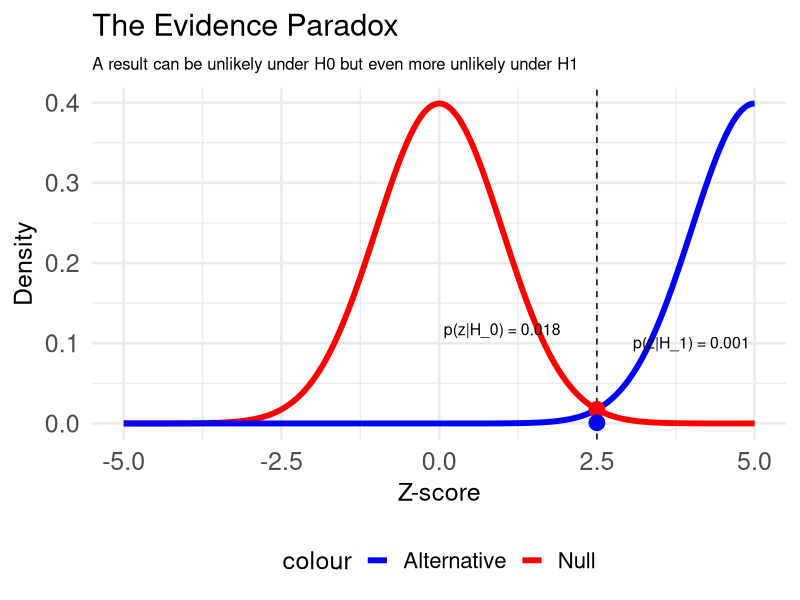
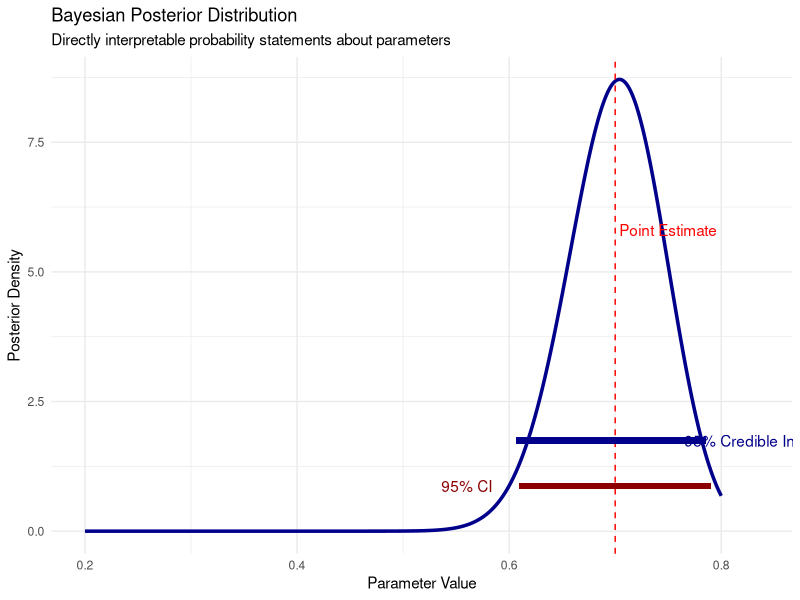
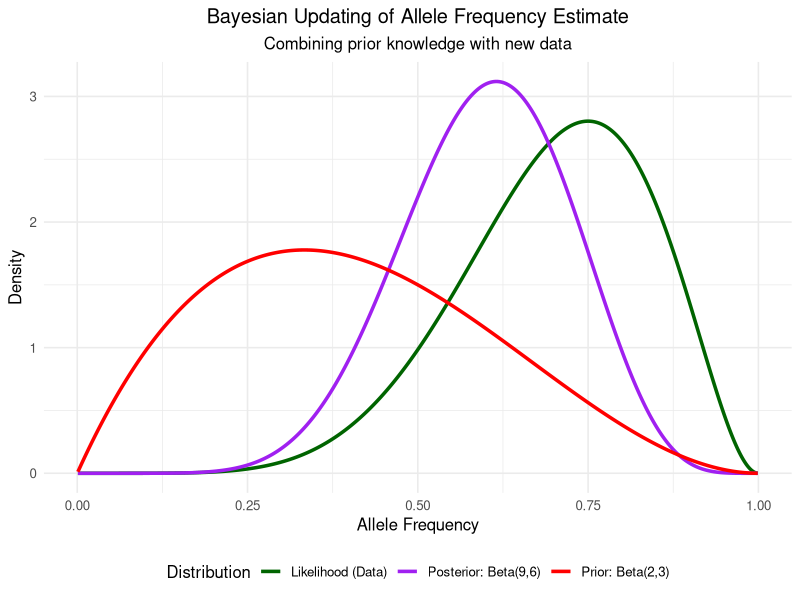
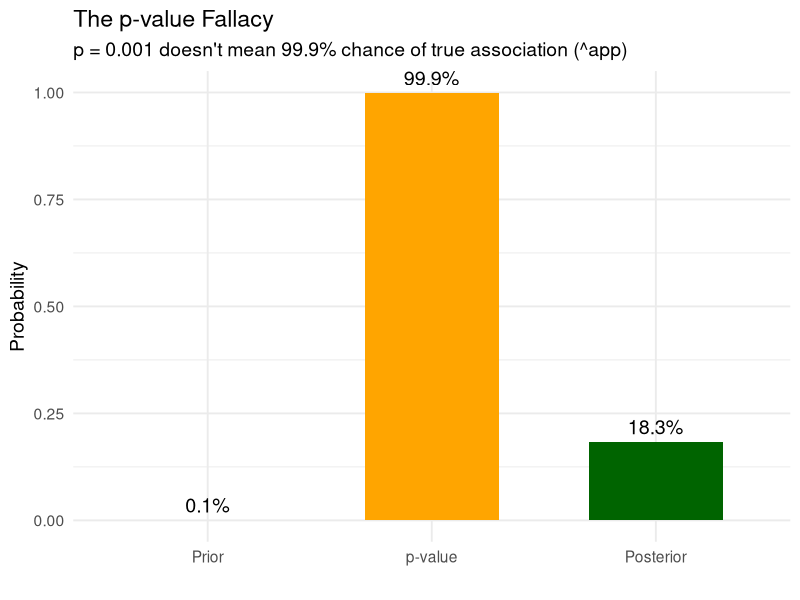
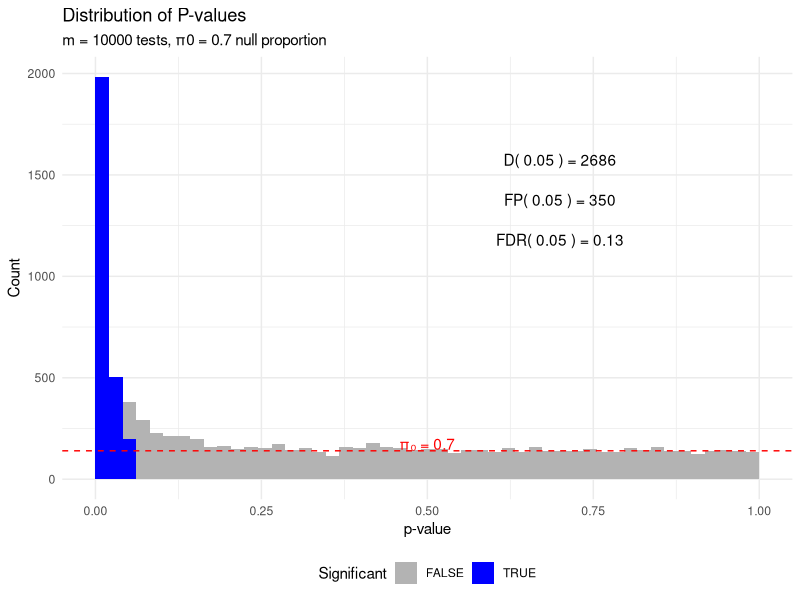
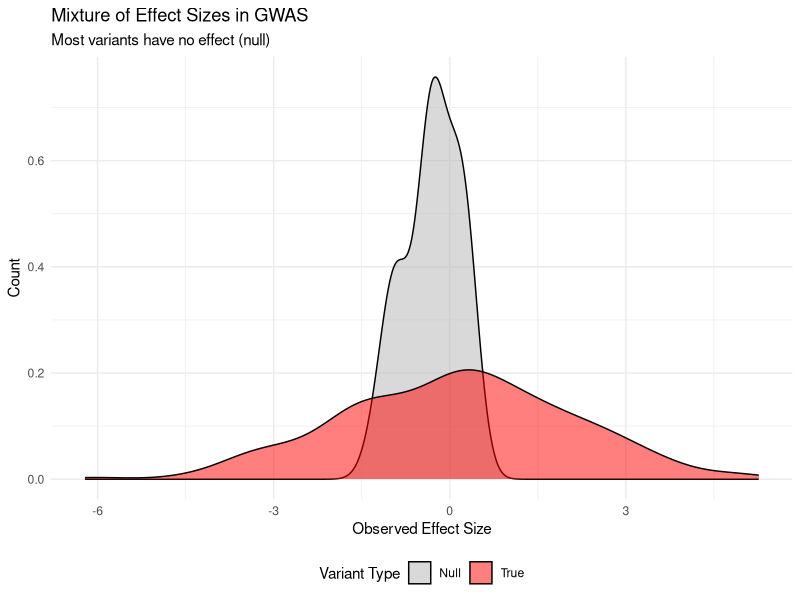
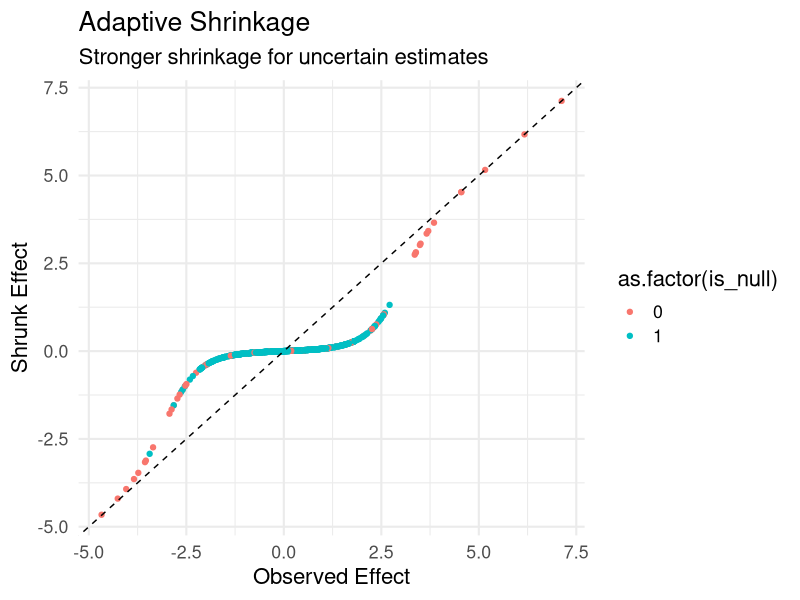
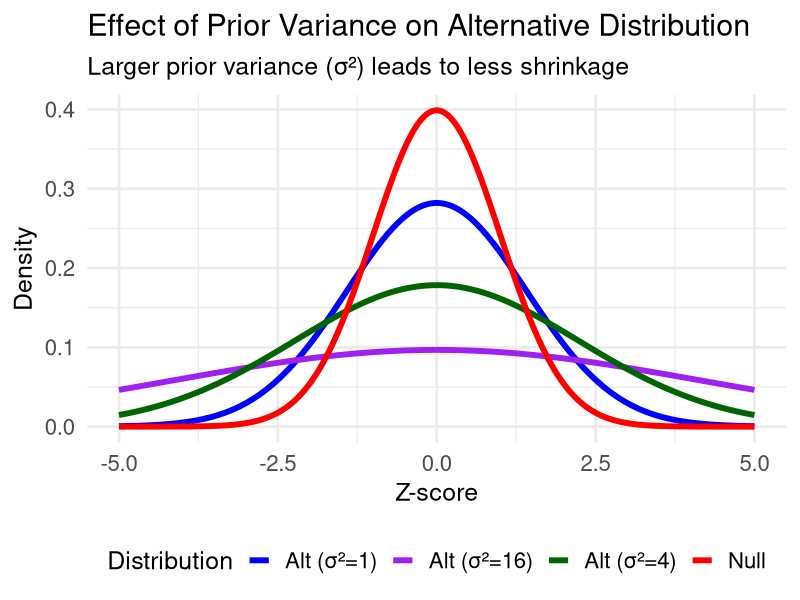

These charts were generated, in order, by the following R code:
## ---- chunk 1
# Load necessary packages
library(tidyverse)
library(ggplot2)
library(reshape2)
library(viridis)
library(gtools)     # For Dirichlet distribution
library(gridExtra)  # For arranging plots

# Set a clean theme for all plots
theme_set(theme_minimal(base_size = 12) + 
          theme(plot.title = element_text(hjust = 0.5),
                plot.subtitle = element_text(hjust = 0.5)))

# Set seed for reproducibility
set.seed(42)
## ---- chunk 2
# Create example of evidence paradox
z <- seq(-5, 5, length.out = 1000)
null_density <- dnorm(z, 0, 1)
alt_density <- dnorm(z, 5, 1)  # Alternative with larger variance

# Create example point
z_obs <- 2.5  # A "significant" observation
null_prob <- dnorm(z_obs, 0, 1)
alt_prob <- dnorm(z_obs, 6, 1)

# Create data frame for plotting
paradox_data <- data.frame(
    z = z,
    Null = null_density,
    Alternative = alt_density
)

# Plot
ggplot() +
    geom_line(data = paradox_data, aes(x = z, y = Null, color = "Null"), size = 2) +
    geom_line(data = paradox_data, aes(x = z, y = Alternative, color = "Alternative"), size = 2) +
    geom_vline(xintercept = z_obs, linetype = "dashed") +
    geom_point(aes(x = z_obs, y = null_prob), color = "red", size = 5) +
    geom_point(aes(x = z_obs, y = alt_prob), color = "blue", size = 5) +
    scale_color_manual(values = c("Null" = "red", "Alternative" = "blue")) +
    annotate("text", x = z_obs - 1.5, y = null_prob+0.1, 
             label = sprintf("p(z|H_0) = %.3f", null_prob), size = 4) +
    annotate("text", x = z_obs +1.5, y = alt_prob+0.1, 
             label = sprintf("p(z|H_1) = %.3f", alt_prob), size =4 ) +
    labs(title = "The Evidence Paradox",
         subtitle = "A result can be unlikely under H0 but even more unlikely under H1",
         x = "Z-score",
         y = "Density") +
    theme_minimal(base_size = 20) +
    theme(legend.position = "bottom",
          legend.text = element_text(size = 16),
          legend.title = element_text(size = 18),
          axis.text = element_text(size = 18),
          axis.title = element_text(size = 18),
          plot.title = element_text(size = 22),
          plot.subtitle = element_text(size = 12))
## ---- chunk 3
# Create example data for frequentist vs Bayesian comparison
x <- seq(0.2, 0.8, length = 1000)

# Bayesian posterior (beta distribution)
post_y <- dbeta(x, 70, 30)

# Create data frame for plotting
plot_data <- data.frame(
  x = x,
  y = post_y
)

# Point estimate
point_est <- 0.7
ci_lower <- 0.61
ci_upper <- 0.79
cred_lower <- qbeta(0.025, 70, 30)
cred_upper <- qbeta(0.975, 70, 30)

# Get maximum y value for annotation positioning
max_y_val <- max(plot_data$y)

# Plot
ggplot(plot_data, aes(x = x, y = y)) +
  geom_line(size = 1.2, color = "darkblue") +
  geom_vline(xintercept = point_est, color = "red", linetype = "dashed") +
  geom_segment(aes(x = ci_lower, xend = ci_upper, y = max_y_val/10, yend = max_y_val/10), 
               color = "darkred", size = 2) +
  geom_segment(aes(x = cred_lower, xend = cred_upper, y = max_y_val/5, yend = max_y_val/5), 
               color = "darkblue", size = 2) +
  annotate("text", x = point_est + 0.05, y = max_y_val/1.5, 
           label = "Point Estimate", color = "red") +
  annotate("text", x = ci_lower - 0.05, y = max_y_val/10, 
           label = "95% CI", color = "darkred") +
  annotate("text", x = cred_upper + 0.05, y = max_y_val/5, 
           label = "95% Credible Interval", color = "darkblue") +
  labs(title = "Bayesian Posterior Distribution",
       subtitle = "Directly interpretable probability statements about parameters",
       x = "Parameter Value", 
       y = "Posterior Density") +
  theme_minimal()
## ---- chunk 4
# Create data for three distributions
x <- seq(0.001, 0.999, length = 1000)
prior <- data.frame(x = x, y = dbeta(x, 2, 3), Distribution = "Prior: Beta(2,3)")
likelihood <- data.frame(x = x, y = dbeta(x, 7, 3), Distribution = "Likelihood (Data)")
posterior <- data.frame(x = x, y = dbeta(x, 9, 6), Distribution = "Posterior: Beta(9,6)")

# Combine data
all_distributions <- rbind(prior, likelihood, posterior)

# Plot all three distributions
ggplot(all_distributions, aes(x = x, y = y, color = Distribution)) +
  geom_line(size = 1.2) +
  scale_color_manual(values = c("darkgreen", "purple", "red")) +
  labs(title = "Bayesian Updating of Allele Frequency Estimate",
       subtitle = "Combining prior knowledge with new data",
       x = "Allele Frequency", 
       y = "Density") +
  theme(legend.position = "bottom")
## ---- chunk 5
# Parameters
prior_prob <- 1/1000  # Prior probability of true association
p_value <- 0.001      # Observed p-value

# Convert p-value to z-score
z <- qnorm(p_value/2, lower.tail = FALSE)

# Calculate Bayes factor (approximate)
bf <- exp(z^2/2)

# Calculate posterior probability
posterior <- (prior_prob * bf) / (prior_prob * bf + (1 - prior_prob))

# Create data for visualization
df <- data.frame(
  Stage = factor(c("Prior", "p-value", "Posterior"), 
                levels = c("Prior", "p-value", "Posterior")),
  Probability = c(prior_prob, 1-p_value, posterior),
  Label = c(paste0(round(prior_prob*100, 2), "%"), 
           paste0(round((1-p_value)*100, 1), "%"), 
           paste0(round(posterior*100, 1), "%"))
)

# Create plot
ggplot(df, aes(x = Stage, y = Probability)) +
  geom_bar(stat = "identity", fill = c("lightblue", "orange", "darkgreen"), width = 0.6) +
  geom_text(aes(label = Label), vjust = -0.5, size = 5) +
  ylim(0, 1) +
  labs(title = "The p-value Fallacy",
       subtitle = "p = 0.001 doesn't mean 99.9% chance of true association (^app)",
       x = "", y = "Probability") +
  theme_minimal(base_size = 14)
## ---- chunk 6
# Set parameters
set.seed(123)
m <- 10000  # Total number of tests
pi0 <- 0.7  # True proportion of null hypotheses
alpha <- 0.05  # Significance threshold

# Generate p-values
# From null hypotheses
n_null <- round(m * pi0)
p_null <- runif(n_null)

# From alternative hypotheses
n_alt <- m - n_null
p_alt <- rbeta(n_alt, 0.3, 8)  # This creates p-values that tend to be small

# Combine p-values
p_values <- c(p_null, p_alt)

# Calculate key quantities
D_p <- sum(p_values <= alpha)  # Number of significant tests
FP_p <- pi0 * m * alpha       # Expected number of false positives
FDR_p <- FP_p / D_p           # False discovery rate

# Create data frame for plotting
df <- data.frame(
  p_value = p_values,
  significant = p_values <= alpha
)

# Create plot
ggplot(df, aes(x = p_value, fill = significant)) +
  geom_histogram(bins = 50, boundary = 0) +
  geom_hline(yintercept = pi0 * m/50, linetype = "dashed", color = "red") +  # Line at pi0
  annotate("text", x = 0.5, y = pi0 * m/40, 
           label = paste("π₀ =", pi0), color = "red") +
  annotate("text", x = 0.7, y = max(hist(df$p_value, breaks = 50, plot = FALSE)$counts) * 0.8,
           label = paste("D(", alpha, ") =", D_p)) +
  annotate("text", x = 0.7, y = max(hist(df$p_value, breaks = 50, plot = FALSE)$counts) * 0.7,
           label = paste("FP(", alpha, ") =", round(FP_p))) +
  annotate("text", x = 0.7, y = max(hist(df$p_value, breaks = 50, plot = FALSE)$counts) * 0.6,
           label = paste("FDR(", alpha, ") =", round(FDR_p, 3))) +
  scale_fill_manual(values = c("grey70", "blue")) +
  labs(title = "Distribution of P-values",
       subtitle = paste0("m = ", m, " tests, π0 = ", pi0, " null proportion"),
       x = "p-value",
       y = "Count",
       fill = "Significant") +
  theme_minimal() +
  theme(legend.position = "bottom")

## ---- chunk 7
# Create visualization of effect size mixtures
set.seed(789)

# Parameters
n_variants <- 500
pi0 <- 0.95  # Proportion of null effects

# Generate true effects
is_null <- rbinom(n_variants, 1, pi0)
true_effects <- rep(0, n_variants)
true_effects[is_null == 0] <- rnorm(sum(is_null == 0), 0, 0.5)
true_effects[is_null == 1] <- rnorm(sum(is_null == 1), 0, 2)
# Add noise to create observed effects
observed_effects <- true_effects + rnorm(n_variants, 0, 0.2)

# Create data frame for plotting
effect_df <- data.frame(
  Variant = 1:n_variants,
  TrueEffect = true_effects,
  ObservedEffect = observed_effects,
  IsNull = factor(is_null)
)

# Calculate LFDR for each z-score
calc_lfdr <- function(z, pi1=0.10, sigma=4) {  # Match the parameters used to generate data
  f0 <- dnorm(z, 0, 1)
  f1 <- dnorm(z, 0, sqrt(1 + sigma^2))
  f <- (1-pi1)*f0 + pi1*f1
  (1-pi1)*f0/f
}


# Plot
ggplot(effect_df, aes(x = ObservedEffect, fill = IsNull)) +
  geom_density(alpha=0.5) +
  scale_fill_manual(values = c("gray70", "red"), 
                   labels = c("Null", "True"),
                   name = "Variant Type") +
  labs(title = "Mixture of Effect Sizes in GWAS",
       subtitle = "Most variants have no effect (null)",
       x = "Observed Effect Size", 
       y = "Count") +
  theme_minimal() +
  theme(legend.position = "bottom")
## ---- chunk 8

# Visualization of adaptive shrinkage
set.seed(456)
n_tests <- 1000
pi1 <- 0.10
sigma <- 2

# Generate data
true_effects <- rnorm(n_tests, 0, sigma)
is_null <- rbinom(n_tests, 1, 1-pi1)
true_effects[is_null == 1] <- 0

# Add noise
observed_effects <- true_effects + rnorm(n_tests, 0, 1)

# Calculate posterior means (simplified)
posterior_means <- observed_effects * (1 - calc_lfdr(observed_effects, pi1, sigma))

# Create data frame
shrinkage_data <- data.frame(
  Observed = observed_effects,
  True = true_effects,
  Shrunk = posterior_means,
  is_null=is_null
)

# Plot
ggplot(shrinkage_data, aes(x = Observed, y = Shrunk,col=as.factor(is_null))) +
  geom_point() +
  geom_abline(slope = 1, intercept = 0, linetype = "dashed") +
  labs(title = "Adaptive Shrinkage",
       subtitle = "Stronger shrinkage for uncertain estimates",
       x = "Observed Effect", 
       y = "Shrunk Effect") +
  theme_minimal(base_size = 16)  # Increased base size
## ---- chunk 9
# Create visualization of the distributions
set.seed(123)
z <- seq(-5, 5, length.out = 1000)
pi1 <- 0.05

# Compare different prior variances
sigma1 <- 1
sigma2 <- 2
sigma3 <- 4

# Calculate densities for different prior variances
f0 <- dnorm(z, 0, 1)  # Null distribution
f1_small <- dnorm(z, 0, sqrt(1 + sigma1^2))  # Alternative with small variance
f1_med <- dnorm(z, 0, sqrt(1 + sigma2^2))    # Alternative with medium variance
f1_large <- dnorm(z, 0, sqrt(1 + sigma3^2))  # Alternative with large variance

# Create data frame
dist_data <- data.frame(
  z = rep(z, 4),
  density = c(f0, f1_small, f1_med, f1_large),
  Distribution = factor(rep(c("Null", "Alt (σ²=1)", "Alt (σ²=4)", "Alt (σ²=16)"), 
                          each = length(z)))
)

# Plot with larger size
ggplot(dist_data, aes(x = z, y = density, color = Distribution)) +
  geom_line(size = 2) +
  scale_color_manual(values = c("Null" = "red", 
                               "Alt (σ²=1)" = "blue", 
                               "Alt (σ²=4)" = "darkgreen",
                               "Alt (σ²=16)" = "purple")) +
  labs(title = "Effect of Prior Variance on Alternative Distribution",
       subtitle = "Larger prior variance (σ²) leads to less shrinkage",
       x = "Z-score", 
       y = "Density") +
  theme_minimal(base_size = 20) +  # Increased base font size
  theme(legend.position = "bottom",
        legend.text = element_text(size = 16),
        legend.title = element_text(size = 18),
        axis.text = element_text(size = 16),
        axis.title = element_text(size = 18),
        plot.title = element_text(size = 22),
        plot.subtitle = element_text(size = 18))

## ---- chunk 10
# Demonstrate shrinkage with different prior variances
set.seed(456)
n_tests <- 1000
true_effects <- c(rep(0, n_tests * 0.95), rnorm(n_tests * 0.05, 0, 2))
observed_effects <- true_effects + rnorm(n_tests, 0, 1)

# Calculate posterior means with different prior variances
calc_shrinkage <- function(z, pi1, sigma) {
  f0 <- dnorm(z, 0, 1)
  f1 <- dnorm(z, 0, sqrt(1 + sigma^2))
  f <- (1-pi1)*f0 + pi1*f1
  lfdr <- (1-pi1)*f0/f
  z * (1 - lfdr)  # Simplified shrinkage estimate
}

shrunk_small <- calc_shrinkage(observed_effects, 0.05, 1)
shrunk_med <- calc_shrinkage(observed_effects, 0.05, 2)
shrunk_large <- calc_shrinkage(observed_effects, 0.05, 4)

# Create data frame for plotting
shrinkage_data <- data.frame(
  Observed = rep(observed_effects, 3),
  Shrunk = c(shrunk_small, shrunk_med, shrunk_large),
  PriorVar = factor(rep(c("σ²=1", "σ²=4", "σ²=16"), each = n_tests))
)

# Plot with larger size
ggplot(shrinkage_data, aes(x = Observed, y = Shrunk, color = PriorVar)) +
  geom_point(alpha = 0.5, size = 3) +
  geom_abline(slope = 1, intercept = 0, linetype = "dashed") +
  scale_color_manual(values = c("σ²=1" = "blue", 
                               "σ²=4" = "darkgreen",
                               "σ²=16" = "purple")) +
  labs(title = "Effect of Prior Variance on Shrinkage",
       subtitle = "Larger prior variance leads to less shrinkage toward zero",
       x = "Observed Effect", 
       y = "Shrunk Effect",
       color = "Prior Variance") +
  theme_minimal(base_size = 20) +
  theme(legend.position = "bottom",
        legend.text = element_text(size = 16),
        legend.title = element_text(size = 18),
        axis.text = element_text(size = 16),
        axis.title = element_text(size = 18),
        plot.title = element_text(size = 22),
        plot.subtitle = element_text(size = 18))
## ---- chunk 11
library(MASS)
sig1 =2;sig2=3
cov1=matrix(c(sig1^2,sig1*sig2,sig2*sig1,sig2^2),byrow = TRUE,nrow=2)
m=mvrnorm(10000,mu = rep(0,2),Sigma = cov1)
plot(m[,1],m[,2],xlab="Effect 1",ylab="Effect 2")
abline(c(0,1))
## ---- chunk 12
library(MASS)  # for mvrnorm
library(patchwork)  # for plot combining

# Simulate data for two groups with different patterns
set.seed(789)
n_effects <- 1000

# Generate true patterns
null_effects <- matrix(0, nrow = n_effects * 0.8, ncol = 2)
shared_effects <- matrix(rnorm(n_effects * 0.1 * 2, 0, 2), ncol = 2)  # Same in both groups
group1_specific <- cbind(rnorm(n_effects * 0.05, 0, 2), rep(0, n_effects * 0.05))
group2_specific <- cbind(rep(0, n_effects * 0.05), rnorm(n_effects * 0.05, 0, 2))

# Combine patterns
true_effects <- rbind(null_effects, shared_effects, group1_specific, group2_specific)
pattern_labels <- c(rep("Null", n_effects * 0.8),
                   rep("Shared", n_effects * 0.1),
                   rep("Group1-specific", n_effects * 0.05),
                   rep("Group2-specific", n_effects * 0.05))

# Add noise
observed_effects <- true_effects + matrix(rnorm(n_effects * 2, 0, 1), ncol = 2)

# Function for bivariate normal density
dbvnorm <- function(x, y, mu1, mu2, sigma1, sigma2, rho) {
    z1 <- (x - mu1)/sigma1
    z2 <- (y - mu2)/sigma2
    exp(-(z1^2 + z2^2 - 2*rho*z1*z2)/(2*(1-rho^2))) / 
        (2*pi*sigma1*sigma2*sqrt(1-rho^2))
}

# Calculate simple shrinkage (univariate - shrinking each group separately)
univ_shrink <- function(x, pi1 = 0.2, sigma = 2) {
    f0 <- dnorm(x, 0, 1)
    f1 <- dnorm(x, 0, sqrt(1 + sigma^2))
    f <- (1-pi1)*f0 + pi1*f1
    lfdr <- (1-pi1)*f0/f
    x * (1 - lfdr)
}

# Univariate shrinkage
shrunk_univ <- cbind(univ_shrink(observed_effects[,1]),
                     univ_shrink(observed_effects[,2]))

# Simulate mash-style shrinkage (simplified)
mash_shrink <- function(x, y, rho = 0.5, pi1 = 0.2, sigma = 2) {
    # Simplified bivariate normal calculations
    null_prob <- (1-pi1) * dnorm(x, 0, 1) * dnorm(y, 0, 1)
    alt_prob <- pi1 * dbvnorm(x, y, 0, 0, sigma, sigma, rho)
    post_weight <- alt_prob / (null_prob + alt_prob)
    return(c(x * post_weight, y * post_weight))
}

# Apply mash-style shrinkage
shrunk_mash <- t(apply(observed_effects, 1, function(x) 
    mash_shrink(x[1], x[2])))

# Create plotting data
plot_data <- data.frame(
    Group1_obs = observed_effects[,1],
    Group2_obs = observed_effects[,2],
    Group1_univ = shrunk_univ[,1],
    Group2_univ = shrunk_univ[,2],
    Group1_mash = shrunk_mash[,1],
    Group2_mash = shrunk_mash[,2],
    Pattern = factor(pattern_labels)
)

# Create plots
p1 <- ggplot(plot_data, aes(x = Group1_obs, y = Group2_obs, color = Pattern)) +
    geom_point(alpha = 0.6, size = 3) +
    scale_color_brewer(palette = "Set1") +
    labs(title = "Observed Effects",
         x = "Group 1", 
         y = "Group 2") +
    theme_minimal(base_size = 20) +
    theme(legend.position = "bottom")

p2 <- ggplot(plot_data, aes(x = Group1_univ, y = Group2_univ, color = Pattern)) +
    geom_point(alpha = 0.6, size = 3) +
    scale_color_brewer(palette = "Set1") +
    labs(title = "Univariate Shrinkage",
         x = "Group 1", 
         y = "Group 2") +
    theme_minimal(base_size = 20) +
    theme(legend.position = "bottom")

p3 <- ggplot(plot_data, aes(x = Group1_mash, y = Group2_mash, color = Pattern)) +
    geom_point(alpha = 0.6, size = 3) +
    scale_color_brewer(palette = "Set1") +
    labs(title = "Multivariate Shrinkage (mash)",
         x = "Group 1", 
         y = "Group 2") +
    theme_minimal(base_size = 20) +
    theme(legend.position = "bottom")

# Combine plots
(p1 | p2 | p3) + 
    plot_annotation(title = "Effect of Different Shrinkage Methods",
                   subtitle = "mash better preserves true patterns of sharing",
                   theme = theme(plot.title = element_text(size = 24),
                               plot.subtitle = element_text(size = 20)))
## ---- chunk 13
#| fig-height: 5
# Create a visualization of Beta-Binomial for allele frequencies
set.seed(123)

# Parameters
true_af <- 0.3
n_samples <- 20
n_reads_per_sample <- 30

# Generate data
genotypes <- rbinom(n_samples, 2, true_af)
read_counts <- rbinom(n_samples, n_reads_per_sample, genotypes/2)
total_alt <- sum(read_counts)
total_reads <- n_samples * n_reads_per_sample

# Create data for plotting
x <- seq(0, 1, length.out = 200)

# Different priors
priors <- list(
  "Flat" = c(1, 1),
  "Informative" = c(10, 20),
  "Incorrect" = c(20, 5)
)

# Create data frame for plotting
plot_data <- data.frame()

for (prior_name in names(priors)) {
  prior_params <- priors[[prior_name]]
  alpha_prior <- prior_params[1]
  beta_prior <- prior_params[2]
  
  # Prior
  prior_y <- dbeta(x, alpha_prior, beta_prior)
  
  # Posterior
  alpha_post <- alpha_prior + total_alt
  beta_post <- beta_prior + total_reads - total_alt
  posterior_y <- dbeta(x, alpha_post, beta_post)
  
  # Add to data frame
  plot_data <- rbind(plot_data, 
                    data.frame(
                      x = x,
                      y = prior_y,
                      Distribution = "Prior",
                      Prior = prior_name
                    ),
                    data.frame(
                      x = x,
                      y = posterior_y,
                      Distribution = "Posterior",
                      Prior = prior_name
                    ))
}

# Add true value line
plot_data$Distribution <- factor(plot_data$Distribution, 
                               levels = c("Prior", "Posterior"))

# Create plot
  ggplot(plot_data, aes(x = x, y = y, linetype = Distribution, color = as.factor(Prior))) +
  geom_line(size = 1.2) +
  geom_vline(xintercept = true_af, linetype = "dashed", color = "black") +
  #scale_color_manual(values = c("Prior" = "blue", "Posterior" = "red")) +
  labs(title = "Beta-Binomial for Allele Frequency Estimation",
       subtitle = paste0("True AF = ", true_af, ", Observed = ", round(total_alt/total_reads, 3)),
       x = "Allele Frequency", 
       y = "Density") +
  theme(legend.position = "bottom")
## ---- chunk 14
#| fig-height: 5
# Create a function to generate conjugate updating visualization
plot_conjugate_updating <- function() {
  # Initial prior
  alpha0 <- 2
  beta0 <- 8
  
  # Data observations (success/failure)
  data <- c(1, 1, 0, 1, 1, 0, 1, 1, 1, 0)
  
  # Create sequence for plotting
  x <- seq(0, 1, length.out = 200)
  
  # Initialize data frame for plotting
  plot_data <- data.frame()
  
  # Initial prior
  prior_y <- dbeta(x, alpha0, beta0)
  plot_data <- rbind(plot_data, data.frame(
    x = x, y = prior_y, 
    step = 0, 
    label = paste0("Prior: Beta(", alpha0, ",", beta0, ")")
  ))
  
  # Update step by step
  alpha <- alpha0
  beta <- beta0
  
  for (i in 1:length(data)) {
    # Update parameters
    if (data[i] == 1) {
      alpha <- alpha + 1
    } else {
      beta <- beta + 1
    }
    
    # Only plot a subset of steps for clarity
    if (i %in% c(1, 3, 5, 10)) {
      posterior_y <- dbeta(x, alpha, beta)
      plot_data <- rbind(plot_data, data.frame(
        x = x, y = posterior_y, 
        step = i, 
        label = paste0("After ", i, " observations: Beta(", alpha, ",", beta, ")")
      ))
    }
  }
  
  # Convert step to factor for proper ordering
  plot_data$step <- factor(plot_data$step, levels = c(0, 1, 3, 5, 10))
  
  # Create plot
  ggplot(plot_data, aes(x = x, y = y, color = step, group = step)) +
    geom_line(size = 1.2) +
    scale_color_brewer(palette = "Set1", 
                      name = "Update Step",
                      labels = c("Prior", "After 1 obs", "After 3 obs", 
                                "After 5 obs", "After 10 obs")) +
    labs(title = "Sequential Updating with Conjugate Prior",
         subtitle = "Beta-Binomial conjugacy for allele frequency estimation",
         x = "Allele Frequency", 
         y = "Density") +
    theme(legend.position = "bottom")
}

# Generate the plot
plot_conjugate_updating()
## ---- chunk 15
#| fig-height: 5
# Create a visualization of Dirichlet-Multinomial
set.seed(234)

# Function to generate random points from a Dirichlet distribution
rdirichlet_2d <- function(n, alpha) {
  x <- rgamma(n, alpha[1], 1)
  y <- rgamma(n, alpha[2], 1)
  z <- rgamma(n, alpha[3], 1)
  s <- x + y + z
  return(data.frame(x = x/s, y = y/s, z = z/s))
}

# Parameters
prior_alpha <- c(2, 2, 2)  # Symmetric prior
true_props <- c(0.6, 0.3, 0.1)  # True proportions
n_samples <- 50

# Generate data
counts <- rmultinom(1, n_samples, true_props)

# Calculate posterior
posterior_alpha <- prior_alpha + counts

# Generate points for visualization
n_points <- 1000
prior_points <- rdirichlet_2d(n_points, prior_alpha)
posterior_points <- rdirichlet_2d(n_points, posterior_alpha)

# Combine data
prior_points$Distribution <- "Prior"
posterior_points$Distribution <- "Posterior"
all_points <- rbind(prior_points, posterior_points)

# Create ternary plot data
# We'll use a 2D projection since ggtern might not be available
project_ternary <- function(df) {
  # Convert to 2D coordinates
  df$X <- 0.5 * (2 * df$y + df$z) / (df$x + df$y + df$z)
  df$Y <- (sqrt(3)/2) * df$z / (df$x + df$y + df$z)
  return(df)
}

plot_data <- project_ternary(all_points)

# Add true value
true_point <- data.frame(x = true_props[1], y = true_props[2], z = true_props[3],
                        Distribution = "True Value")
true_point <- project_ternary(true_point)

# Create plot
ggplot(plot_data, aes(x = X, y = Y, color = Distribution)) +
  geom_point(alpha = 0.3, size = 1) +
  geom_point(data = true_point, color = "black", size = 5, shape = 8) +
  scale_color_manual(values = c("Prior" = "blue", "Posterior" = "red", "True Value" = "black")) +
  labs(title = "Dirichlet-Multinomial for Multiple Alleles",
       subtitle = paste0("Prior: Dirichlet(", paste(prior_alpha, collapse = ","), 
                       "), Counts: ", paste(counts, collapse = ",")),
       x = "", y = "") +
  theme(legend.position = "bottom",
        axis.text = element_blank(),
        axis.ticks = element_blank()) +
  annotate("text", x = 0, y = 0, label = "A") +
  annotate("text", x = 1, y = 0, label = "B") +
  annotate("text", x = 0.5, y = sqrt(3)/2, label = "C")
## ---- chunk 16
#| fig-height: 6
# Create a simple mixture model visualization
set.seed(123)

# Define mixture parameters
means <- c(-2.5, 1.5)
sds <- c(0.7, 1.2)
weights <- c(0.4, 0.6)

# Generate data from mixture
n_samples <- 1000
component <- sample(1:2, n_samples, replace = TRUE, prob = weights)
x <- rnorm(n_samples, mean = means[component], sd = sds[component])

# Create data frame for histogram
hist_data <- data.frame(x = x, component = factor(component))

# Create data for component densities
x_seq <- seq(-6, 6, length.out = 500)
comp1_density <- weights[1] * dnorm(x_seq, mean = means[1], sd = sds[1])
comp2_density <- weights[2] * dnorm(x_seq, mean = means[2], sd = sds[2])
mixture_density <- comp1_density + comp2_density

density_data <- data.frame(
  x = rep(x_seq, 3),
  y = c(comp1_density, comp2_density, mixture_density),
  Component = factor(rep(c("Component 1", "Component 2", "Mixture"), each = length(x_seq)))
)

# Create plot
ggplot() +
  geom_histogram(data = hist_data, aes(x = x, y = after_stat(density), fill = component), 
                bins = 50, alpha = 0.5, position = "identity") +
  geom_line(data = density_data, aes(x = x, y = y, color = Component), size = 1.2) +
  scale_fill_manual(values = c("lightblue", "lightgreen"), name = "True Component") +
  scale_color_manual(values = c("blue", "darkgreen", "red")) +
  labs(title = "Gaussian Mixture Model",
       subtitle = "Two underlying subpopulations create a complex distribution",
       x = "Value", 
       y = "Density") +
  theme(legend.position = "bottom")
## ---- chunk 17
#| fig-height: 6
# Simplified EM visualization
set.seed(789)

# Generate data from a mixture of two Gaussians
n <- 200
true_means <- c(-2, 2)
true_sds <- c(0.8, 0.8)
true_weights <- c(0.4, 0.6)

z <- sample(1:2, n, replace = TRUE, prob = true_weights)
x <- rnorm(n, mean = true_means[z], sd = true_sds[z])

# Create data for visualization
iterations <- c("Initial", "Iteration 1", "Iteration 3", "Final")
means1 <- c(-1, -1.5, -1.8, -2.0)
means2 <- c(1, 1.4, 1.8, 2.0)
sds1 <- c(1.2, 1.0, 0.9, 0.8)
sds2 <- c(1.2, 1.0, 0.9, 0.8)
weights1 <- c(0.5, 0.45, 0.42, 0.4)
weights2 <- c(0.5, 0.55, 0.58, 0.6)

# Create data frame for plotting
plot_data <- data.frame()
x_seq <- seq(-5, 5, length.out = 200)

for (i in 1:length(iterations)) {
  # Component 1
  comp1 <- data.frame(
    x = x_seq,
    y = weights1[i] * dnorm(x_seq, mean = means1[i], sd = sds1[i]),
    Component = "Component 1",
    Iteration = iterations[i]
  )
  
  # Component 2
  comp2 <- data.frame(
    x = x_seq,
    y = weights2[i] * dnorm(x_seq, mean = means2[i], sd = sds2[i]),
    Component = "Component 2",
    Iteration = iterations[i]
  )
  
  # Mixture
  mixture <- data.frame(
    x = x_seq,
    y = comp1$y + comp2$y,
    Component = "Mixture",
    Iteration = iterations[i]
  )
  
  plot_data <- rbind(plot_data, comp1, comp2, mixture)
}

# Create histogram data
hist_data <- data.frame(x = x, Iteration = "Data")

# Create plot
ggplot() +
  # Add histogram for data
  geom_histogram(data = hist_data, aes(x = x, y = after_stat(density)), 
                bins = 30, fill = "gray80", color = "black", alpha = 0.5) +
  # Add component and mixture densities
  geom_line(data = plot_data, 
           aes(x = x, y = y, color = Component, group = interaction(Component, Iteration)),
           size = 1) +
  # Facet by iteration
  facet_wrap(~ Iteration, ncol = 2) +
  # Customize colors
  scale_color_manual(values = c("Component 1" = "blue", "Component 2" = "green", "Mixture" = "red")) +
  # Add labels
  labs(title = "EM Algorithm Convergence",
       subtitle = "Mixture model fit improves with each iteration",
       x = "Value", 
       y = "Density") +
  theme_minimal() +
  theme(legend.position = "bottom")
## ---- chunk 18
#| fig-height: 6
# Create a visualization of population structure
set.seed(456)

# Number of individuals and populations
n_ind <- 60
n_pop <- 3

# Create admixture proportions
# First 20 individuals mostly from pop1, etc.
admixture <- matrix(0, nrow = n_ind, ncol = n_pop)
for (i in 1:n_ind) {
  if (i <= 20) {
    admixture[i,] <- c(0.8, 0.1, 0.1) + rnorm(3, 0, 0.05)
  } else if (i <= 40) {
    admixture[i,] <- c(0.1, 0.8, 0.1) + rnorm(3, 0, 0.05)
  } else {
    admixture[i,] <- c(0.1, 0.1, 0.8) + rnorm(3, 0, 0.05)
  }
  # Ensure proportions are positive and sum to 1
  admixture[i,] <- pmax(admixture[i,], 0)
  admixture[i,] <- admixture[i,] / sum(admixture[i,])
}

# Create data frame for plotting
admix_df <- data.frame(
  Individual = rep(1:n_ind, n_pop),
  Population = factor(rep(paste0("Pop", 1:n_pop), each = n_ind)),
  Proportion = c(admixture)
)

# Create barplot
ggplot(admix_df, aes(x = Individual, y = Proportion, fill = Population)) +
  geom_col(width = 1) +
  scale_fill_brewer(palette = "Set1") +
  labs(title = "Population Structure as a Mixture Model",
       subtitle = "Each individual is a mixture of ancestral populations",
       x = "Individual", 
       y = "Ancestry Proportion") +
  theme(axis.text.x = element_blank(),
        axis.ticks.x = element_blank())
## ---- chunk 19
#| fig-height: 6
#| fig-width: 6
#| echo: false
#| warning: false
#| message: false

library(ggplot2)
library(viridis)
library(patchwork)

set.seed(567)

n_ind <- 100
n_pop <- 3
n_markers <- 20

pop_freqs <- matrix(rbeta(n_pop * n_markers, 0.5, 0.5), nrow = n_pop)

# Create ancestry proportions
q <- matrix(0, nrow = n_ind, ncol = n_pop)
q[1:40, 1] <- rbeta(40, 10, 1)
q[41:70, 2] <- rbeta(30, 10, 1)
q[71:100, 3] <- rbeta(30, 10, 1)
q <- t(apply(q + 0.05, 1, function(x) x / sum(x)))

# Dataframes
q_df <- data.frame(
  Individual = rep(1:n_ind, n_pop),
  Population = factor(rep(paste0("Pop", 1:n_pop), each = n_ind)),
  Proportion = as.vector(q)
)

freq_df <- data.frame(
  Population = factor(rep(paste0("Pop", 1:n_pop), each = n_markers)),
  Marker = factor(rep(paste0("M", 1:n_markers), times = n_pop)),
  Frequency = c(pop_freqs)
)

# Plots
p1 <- ggplot(q_df, aes(x = Individual, y = Population, fill = Proportion)) +
  geom_tile() +
  scale_fill_viridis() +
  labs(title = "Ancestry Proportions",
       subtitle = "Each individual's genetic ancestry",
       x = "Individual", y = "Ancestral Population") +
  theme_minimal(base_size = 10) +
  theme(axis.text.x = element_blank(), axis.ticks.x = element_blank())

p2 <- ggplot(freq_df, aes(x = Marker, y = Population, fill = Frequency)) +
  geom_tile() +
  scale_fill_viridis() +
  labs(title = "Population Allele Frequencies",
       subtitle = "Each population's genetic profile",
       x = "Genetic Marker", y = "Ancestral Population") +
  theme_minimal(base_size = 10)

p1 / p2  # patchwork layout
## ---- chunk 20
library(tidyverse)
library(viridis)
library(patchwork)

set.seed(2024)

# Parameters
n_ind <- 12
n_pop <- 2
n_marker <- 3

# 1. Simulate population allele frequencies (for each marker, each pop)
pop_freqs <- matrix(runif(n_pop * n_marker, 0.2, 0.8), nrow = n_pop)
colnames(pop_freqs) <- paste0("M", 1:n_marker)
rownames(pop_freqs) <- paste0("Pop", 1:n_pop)

# 2. Simulate true ancestry proportions for each individual
# We'll make 4 mostly Pop1, 4 mostly Pop2, 4 admixed
q_true <- rbind(
  t(replicate(4, c(rbeta(1, 8, 2), rbeta(1, 2, 8)))),   # mostly Pop1
  t(replicate(4, c(rbeta(1, 2, 8), rbeta(1, 8, 2)))),   # mostly Pop2
  t(replicate(4, c(rbeta(1, 5, 5), rbeta(1, 5, 5))))    # admixed
)
q_true <- q_true / rowSums(q_true)
colnames(q_true) <- c("Pop1", "Pop2")

# 3. Simulate genotypes for each individual at each marker
# For simplicity, haploid: each allele is drawn from a population with probability = q
geno <- matrix(NA, nrow = n_ind, ncol = n_marker)
for (i in 1:n_ind) {
  for (j in 1:n_marker) {
    # Choose population for this allele
    pop <- sample(1:n_pop, 1, prob = q_true[i, ])
    # Draw allele: 1 = reference (A), 0 = alt (C)
    geno[i, j] <- rbinom(1, 1, pop_freqs[pop, j])
  }
}
colnames(geno) <- paste0("M", 1:n_marker)
rownames(geno) <- paste0("Ind", 1:n_ind)

# 4. "Estimate" ancestry proportions over iterations (toy EM/MCMC)
# We'll start with random q, and update using the observed alleles and pop freqs
n_iter <- 10
q_est <- array(NA, dim = c(n_ind, n_pop, n_iter))
q_est[,,1] <- t(apply(matrix(runif(n_ind * n_pop), ncol = n_pop), 1, function(x) x/sum(x)))

for (it in 2:n_iter) {
  for (i in 1:n_ind) {
    # For each population, compute likelihood of observed alleles
    loglike <- rep(0, n_pop)
    for (k in 1:n_pop) {
      for (j in 1:n_marker) {
        p <- pop_freqs[k, j]
        a <- geno[i, j]
        loglike[k] <- loglike[k] + dbinom(a, 1, p, log=TRUE)
      }
    }
    # Add prior (Dirichlet(1,1) = uniform)
    post <- exp(loglike - max(loglike)) # for stability
    post <- post / sum(post)
    # Update q as convex combination (like EM)
    q_est[i, , it] <- 0.7 * q_est[i, , it-1] + 0.3 * post
    q_est[i, , it] <- q_est[i, , it] / sum(q_est[i, , it])
  }
}

# 5. Prepare data for plotting

# True ancestry
q_true_df <- as.data.frame(q_true)
q_true_df$Individual <- factor(1:n_ind)
q_true_long <- pivot_longer(q_true_df, cols = starts_with("Pop"), names_to = "Population", values_to = "Proportion")

# Estimated ancestry at each iteration
q_est_df <- as.data.frame(q_est[,,n_iter])
colnames(q_est_df) <- c("Pop1", "Pop2")
q_est_df$Individual <- factor(1:n_ind)
q_est_long <- pivot_longer(q_est_df, cols = starts_with("Pop"), names_to = "Population", values_to = "Proportion")

# Estimated ancestry over all iterations (for a few individuals)
q_iter <- lapply(1:6, function(i) {
  as.data.frame(t(q_est[i,,])) %>%
    mutate(Iteration = 1:n_iter, Individual = i)
})
q_iter <- bind_rows(q_iter)
colnames(q_iter)[1:2] <- c("Pop1", "Pop2")
q_iter_long <- pivot_longer(q_iter, cols = c("Pop1", "Pop2"), names_to = "Population", values_to = "Proportion")

# 6. Plot

# STRUCTURE-style barplot: true ancestry
p_true <- ggplot(q_true_long, aes(x = Individual, y = Proportion, fill = Population)) +
  geom_col(width = 1) +
  scale_fill_manual(values = c("Pop1" = "blue", "Pop2" = "red")) +
  labs(title = "True Ancestry Proportions", y = "Proportion", x = "Individual") +
  theme_minimal(base_size = 14)

# STRUCTURE-style barplot: estimated ancestry (final iteration)
p_est <- ggplot(q_est_long, aes(x = Individual, y = Proportion, fill = Population)) +
  geom_col(width = 1) +
  scale_fill_manual(values = c("Pop1" = "blue", "Pop2" = "red")) +
  labs(title = "Estimated Ancestry (Iteration 10)", y = "Proportion", x = "Individual") +
  theme_minimal(base_size = 14)

# Trajectory plot for a few individuals
p_traj <- ggplot(q_iter_long, aes(x = Iteration, y = Proportion, color = Population)) +
  geom_line(size = 1.2) +
  facet_wrap(~ Individual, nrow = 2) +
  scale_color_manual(values = c("Pop1" = "blue", "Pop2" = "red")) +
  labs(title = "Ancestry Proportion Trajectories (First 6 Individuals)", y = "Proportion", x = "Iteration") +
  theme_minimal(base_size = 12)

# Heatmap of population allele frequencies
pop_freqs_df <- as.data.frame(pop_freqs)
pop_freqs_df$Population <- rownames(pop_freqs)
pop_freqs_long <- pivot_longer(pop_freqs_df, cols = starts_with("M"), names_to = "Marker", values_to = "Frequency")
p_freq <- ggplot(pop_freqs_long, aes(x = Marker, y = Population, fill = Frequency)) +
  geom_tile() +
  scale_fill_viridis(option = "C") +
  labs(title = "Population Allele Frequencies", x = "Marker", y = "Population") +
  theme_minimal(base_size = 12)

# Combine plots
(p_true | p_est) / (p_traj | p_freq) + plot_layout(heights = c(1, 1.2))
## ---- chunk 21

library(ggplot2)
library(tidyverse)
library(gridExtra)

# Function to calculate posterior parameters
get_posterior <- function(prior_mean, prior_sd, data_mean, data_sd) {
  post_sd <- 1/sqrt(1/prior_sd^2 + 1/data_sd^2)
  post_mean <- post_sd^2 * (prior_mean/prior_sd^2 + data_mean/data_sd^2)
  return(list(mean = post_mean, sd = post_sd))
}

# Create data for plotting
x <- seq(-1, 2, length.out = 1000)

# Parameters
data_mean <- log(1.5)  # Observed effect (log odds ratio)
data_sd <- 0.2        # Standard error
clin_threshold <- log(1.3)  # Clinically significant threshold

# Define priors
priors <- list(
  skeptical = list(mean = 0, sd = 0.2, label = "Skeptical Prior"),
  neutral = list(mean = 0, sd = 100, label = "Neutral Prior"),
  optimistic = list(mean = log(1.3), sd = 0.3, label = "Optimistic Prior")
)

# Create plots for each prior
plots <- list()

for(prior_name in names(priors)) {
  prior <- priors[[prior_name]]
  
  # Calculate posterior
  posterior <- get_posterior(prior$mean, prior$sd, data_mean, data_sd)
  
  # Calculate probabilities
  prob_significant <- 1 - pnorm(clin_threshold, posterior$mean, posterior$sd)
  
  # Create data frame for plotting
  plot_data <- data.frame(
    x = x,
    prior = dnorm(x, prior$mean, prior$sd),
    likelihood = dnorm(x, data_mean, data_sd),
    posterior = dnorm(x, posterior$mean, posterior$sd)
  ) %>%
    pivot_longer(cols = c(prior, likelihood, posterior),
                names_to = "distribution",
                values_to = "density")
  
  # Create plot
  p <- ggplot(plot_data, aes(x = x, y = density, color = distribution)) +
    geom_line(size = 1.2) +
    geom_vline(xintercept = 0, linetype = "dashed", color = "gray50") +
    geom_vline(xintercept = clin_threshold, linetype = "dashed", color = "red") +
    # Add shaded area for clinically significant effect
    geom_area(data = subset(plot_data, 
                           distribution == "posterior" & x > clin_threshold),
              aes(fill = distribution), alpha = 0.2) +
    guides(fill = "none") +
    labs(title = paste0(prior$label, "\n",
                       "P(CSE) = ",
                       round(prob_significant * 100, 1), "%"),
         x = "Log Odds Ratio",
         y = "Density",
         color = "Distribution") +
    theme_minimal() +
    theme(legend.position = if(prior_name == "optimistic") "bottom" else "none", 
          plot.title = element_text(hjust = 0.5, size = 12),
          axis.text = element_text(size = 10),
          axis.title = element_text(size = 12)) +
    annotate("text", x = -0.8, y = max(plot_data$density),
             hjust = 0,
             label = paste0("Prior: N(", round(prior$mean, 2), ", ", 
                           round(prior$sd, 2), ")\n",
                           "Likelihood: N(", round(data_mean, 2), ", ",
                           round(data_sd, 2), ")\n",
                           "Posterior: N(", round(posterior$mean, 2), ", ",
                           round(posterior$sd, 2), ")"),
             size = 3)
  
  plots[[prior_name]] <- p
}

library(ggplot2)
library(tidyverse)
library(gridExtra)
library(cowplot)  

title <- ggdraw() + 
  draw_label("Bayesian Analysis of Treatment Effect with Different Priors",
            fontface = 'bold', size = 14)

combined_plot <- plot_grid(
  plots$skeptical, 
  plots$neutral,
  plots$optimistic,
  ncol = 3,
  align = 'v',
  axis = 'lr'
)

final_plot <- plot_grid(
  title, combined_plot,
  ncol = 1,
  rel_heights = c(0.1, 1)
)

final_plot

## ---- chunk 22
library(ggplot2)
library(tidyverse)

# Create simulated data for visualization
set.seed(123)
n_studies <- 6

# Parameters
mu_true <- 0.3
tau <- 0.2
mu0 <- 0
sigma0 <- 1

# Generate study-specific effects
theta_i <- rnorm(n_studies, mu_true, tau)
sigma_i <- runif(n_studies, 0.1, 0.3)
y_i <- rnorm(n_studies, theta_i, sigma_i)

# Create plot data
plot_data <- data.frame(
  study = 1:n_studies,
  y = y_i,
  theta = theta_i,
  se = sigma_i
)

# Create the hierarchical visualization
ggplot() +
  # Draw the overall prior distribution for μ
  stat_function(fun = dnorm, 
               args = list(mean = mu0, sd = sigma0),
               aes(color = "Prior for μ"),
               xlim = c(-2, 2)) +
  
  # Draw the distribution for study effects θᵢ
  stat_function(fun = dnorm,
               args = list(mean = mu_true, sd = tau),
               aes(color = "Distribution of θi"),
               xlim = c(-2, 2)) +
  
  # Add study-specific observations with error bars
  geom_pointrange(data = plot_data,
                 aes(x = y, y = study, 
                     xmin = y - 1.96*se,
                     xmax = y + 1.96*se,
                     color = "Observed effects yi"),
                 size = 1) +
  
  # Add true study effects
  geom_point(data = plot_data,
             aes(x = theta, y = study,
                 color = "True effects θi"),
             size = 3) +
  
  # Add vertical line for true mean
  geom_vline(xintercept = mu_true, 
             linetype = "dashed", 
             color = "darkgreen") +
  
  # Customize appearance
  scale_color_manual(name = "Components",
                    values = c("Prior for μ" = "blue",
                             "Distribution of θi" = "purple",
                             "True effects θi" = "darkgreen",
                             "Observed effects yi" = "red")) +
  
  # Add labels and theme
  labs(title = "Hierarchical Structure of Meta-Analysis Model",
       subtitle = paste("μ0 =", mu0, ", σ0 =", sigma0, 
                       ", τ =", tau, "\nTrue μ =", mu_true),
       x = "Effect Size",
       y = "Study") +
  
  # Add annotations explaining the hierarchy
  annotate("text", x = -1.8, y = 7.5,
           label = "yi|θi,sigmai² ~ N(θi,σi²)\n
           θᵢ|μ,τ² ~ N(μ,τ²)\n
           μ ~ N(μ1,σ1²)",
           hjust = 0) +
  
  theme_minimal() +
  theme(legend.position = "bottom",
        plot.title = element_text(hjust = 0.5),
        plot.subtitle = element_text(hjust = 0.5))
## ---- chunk 23
#| fig-height: 6
set.seed(678)

# Parameters
n_studies <- 8
true_effect <- 0.3
heterogeneity <- 0.1
clinically_meaningful <- 0.2  # Define clinically meaningful threshold

# Generate study-specific effects
study_effects <- rnorm(n_studies, true_effect, heterogeneity)
study_effects[n_studies] <- -0.2  # outlier

# Generate observed effects with more informative sample sizes
sample_sizes <- c(150, 200, 300, 400, 450, 200, 150, 100)  # More realistic
standard_errors <- 1 / sqrt(sample_sizes)
observed_effects <- rnorm(n_studies, study_effects, standard_errors)

# Bayesian analysis
# Prior: N(0, 1) - weakly informative
prior_mean <- 0
prior_sd <- 1

# Posterior calculations (using precision-weighted approach)
posterior_precision <- 1/prior_sd^2 + sum(1/standard_errors^2)
posterior_mean <- (prior_mean/prior_sd^2 + sum(observed_effects/standard_errors^2))/posterior_precision
posterior_sd <- sqrt(1/posterior_precision)

# Calculate probability of clinically meaningful effect
prob_meaningful <- 1 - pnorm(clinically_meaningful, posterior_mean, posterior_sd)

# Create data frame for forest plot
meta_df <- data.frame(
  Study = paste0("Study ", 1:n_studies),
  Effect = observed_effects,
  SE = standard_errors,
  LowerCI = observed_effects - 1.96 * standard_errors,
  UpperCI = observed_effects + 1.96 * standard_errors
)

# Add Bayesian results
bayes_df <- data.frame(
  Study = "Bayesian Estimate",
  Effect = posterior_mean,
  SE = posterior_sd,
  LowerCI = posterior_mean - 1.96 * posterior_sd,
  UpperCI = posterior_mean + 1.96 * posterior_sd
)

# Combine data
plot_df <- rbind(meta_df, bayes_df)
plot_df$Group <- ifelse(plot_df$Study == "Bayesian Estimate", "Bayesian", "Individual Studies")
plot_df$Group <- factor(plot_df$Group, levels = c("Individual Studies", "Bayesian"))



# Create two plots side by side
p1 <- ggplot(plot_df, aes(x = Effect, y = Study, color = Group)) +
  geom_vline(xintercept = 0, linetype = "dashed", color = "gray") +
  geom_vline(xintercept = clinically_meaningful, linetype = "dotted", color = "darkgreen", 
             size = 1) +
  geom_point(aes(size = 1/SE)) +
  geom_errorbarh(aes(xmin = LowerCI, xmax = UpperCI), height = 0.2) +
  scale_color_manual(values = c("Individual Studies" = "blue", "Bayesian" = "red")) +
  scale_size_continuous(guide = "none") +
  labs(title = "Forest Plot",
       x = "Effect Size", 
       y = "") +
  theme_minimal() +
  theme(legend.position = "bottom")

# Create density plot for posterior
x_range <- seq(posterior_mean - 4*posterior_sd, 
               posterior_mean + 4*posterior_sd, 
               length.out = 1000)
posterior_density <- data.frame(
  x = x_range,
  y = dnorm(x_range, posterior_mean, posterior_sd)
)

p2 <- ggplot(posterior_density, aes(x = x, y = y)) +
  geom_line(color = "red", size = 1.2) +
  geom_vline(xintercept = 0, linetype = "dashed", color = "gray") +
  geom_vline(xintercept = clinically_meaningful, linetype = "dotted", 
             color = "darkgreen", size = 1) +
  geom_area(data = subset(posterior_density, x > clinically_meaningful),
            aes(y = y), fill = "red", alpha = 0.2) +
  labs(title = "Posterior Distribution",
       subtitle = paste0("P(Effect > ", clinically_meaningful, ") = ", 
                        round(prob_meaningful * 100, 1), "%"),
       x = "Effect Size",
       y = "Density") +
  theme_minimal()

# Combine plots
library(patchwork)
p1 + p2 + 
  plot_layout(widths = c(3, 2)) +
  plot_annotation(
    title = "Bayesian Meta-Analysis",
    subtitle = "Forest plot and posterior distribution showing probability of clinically meaningful effect"
  )
